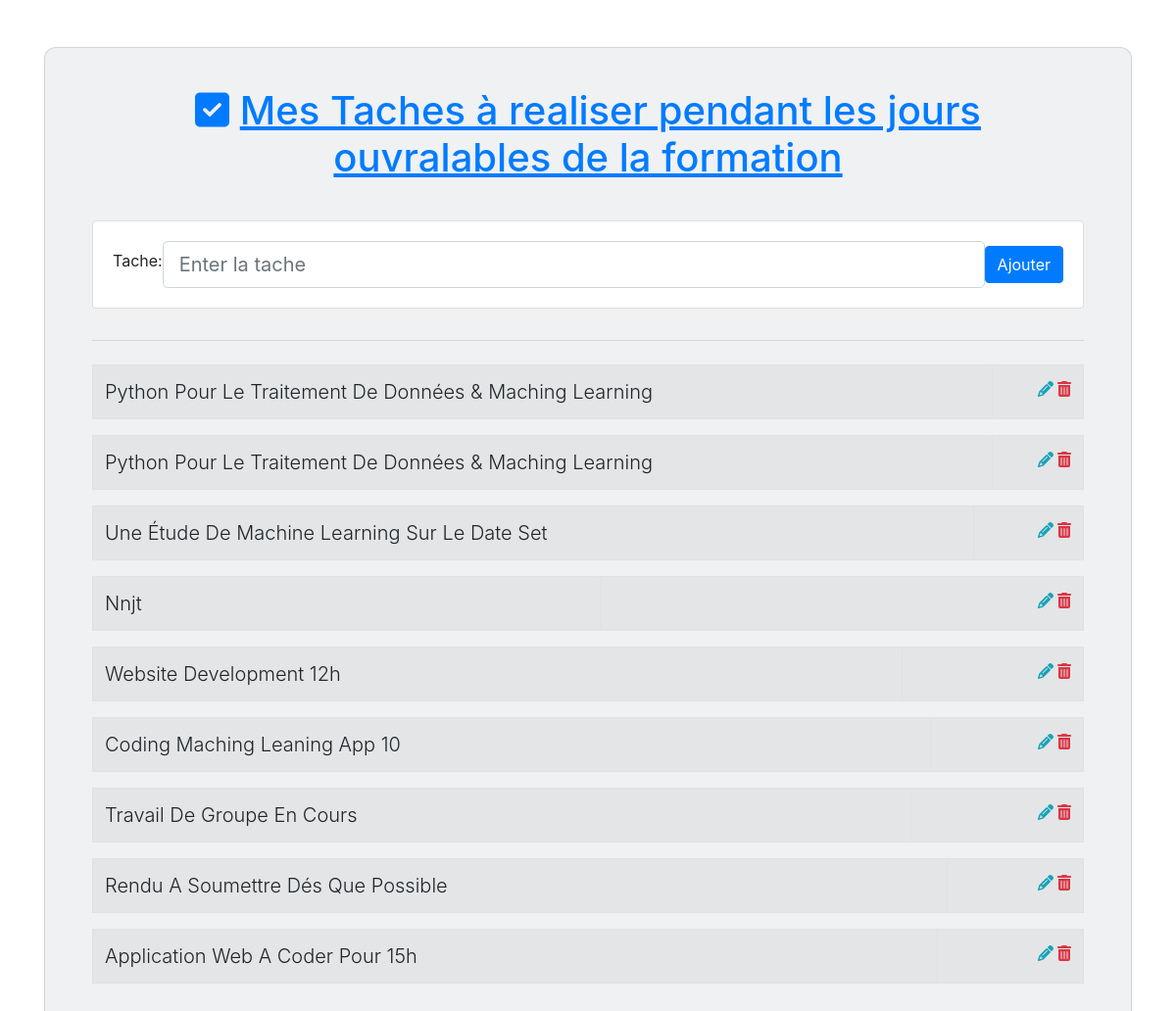
The page / on the database its author committed.
### TodoApp/models.py (models this page shows, shortened)
class Task(models.Model):
    tache = models.CharField(max_length=150)

### TodoApp/views.py (the view)
# urls.py: path('', views.index, name='home'),
def index(request):
    form = TacheForm(request.POST or None)
    if form.is_valid():
        form.save()
    content = Task.objects.all()
    return render(request, 'index.html', {'taches':content, 'form':form})

### TodoApp/forms.py
class TacheForm(forms.ModelForm):
    tache = forms.CharField(max_length=150, widget=forms.TextInput(attrs={
        'placeholder': 'Enter la tache',
        'class': 'form-control form-control-lg'
    }))
    class Meta:
        model = Task
        fields = [
            'tache'
        ]

### TodoApp/templates/index.html (shortened to what this page needs)
{% load static %}
<!DOCTYPE html>
<html lang="en">
<head>
	<link rel="stylesheet" type="text/css" href="{% static './css/bootstrap.min.css' %}">
   <link rel="stylesheet" type="text/css" href="./css/main.css">
</head>
<body>
   <section class="vh-100">
    <div class="container py-5 h-100">
      <div class="row d-flex justify-content-center align-items-center h-100">
        <div class="col">
          <div class="card" id="list1" style="border-radius: .75rem; background-color: #eff1f2;">
            <div class="card-body py-4 px-4 px-md-5">
              <p class="h1 text-center mt-3 mb-4 pb-3 text-primary">
                <i class="fas fa-check-square me-1"></i>
                <u>Mes Taches à realiser pendant les jours ouvralables de la formation</u>
              </p>
              <div class="pb-2">
                <div class="card">
                  <div class="card-body">
                      <form class="d-flex flex-row align-items-center" action="." method="POST">{% csrf_token %}
                                                         {{ form }}
                        <button type="submit" class="btn btn-primary">Ajouter</button>
                      </form>
                  </div>
                </div>
              </div>
              <hr class="my-4">
            {% for TodoPrj in taches reversed %}
              <table class="table table-striped table-hover table-bordered">
                <tr>
                  <td >
                    <p class="lead fw-normal mb-0">{{ TodoPrj.tache | title }} </p>
                  </td>
                  <td align="right">
                      <a href="{{ TodoProj.id }}/update" class="text-info" data-mdb-toggle="tooltip" title="Modifier"><i class="fas fa-pencil-alt me-3"></i></a>
                      <a href="{{ TodoProj.id }}/delete" class="text-danger" data-mdb-toggle="tooltip" title="delete"><i class="fas fa-trash-alt"></i></a>
                  </td>
                </tr>
              </table>
            {% endfor %}
            </div>
          </div>
        </div>
      </div>
    </div>
  </section>
</body>
</html>

### rows shown on the page
Task: tache "Python Pour Le Traitement De Données & Maching Learning"
Task: tache "Python Pour Le Traitement De Données & Maching Learning"
Task: tache "Une Étude De Machine Learning Sur Le Date Set"
Task: tache "Nnjt"
Task: tache "Website Development 12h"
Task: tache "Coding Maching Leaning App 10"
Task: tache "Travail De Groupe En Cours"
Task: tache "Rendu A Soumettre Dés Que Possible"
Task: tache "Application Web A Coder Pour 15h"
